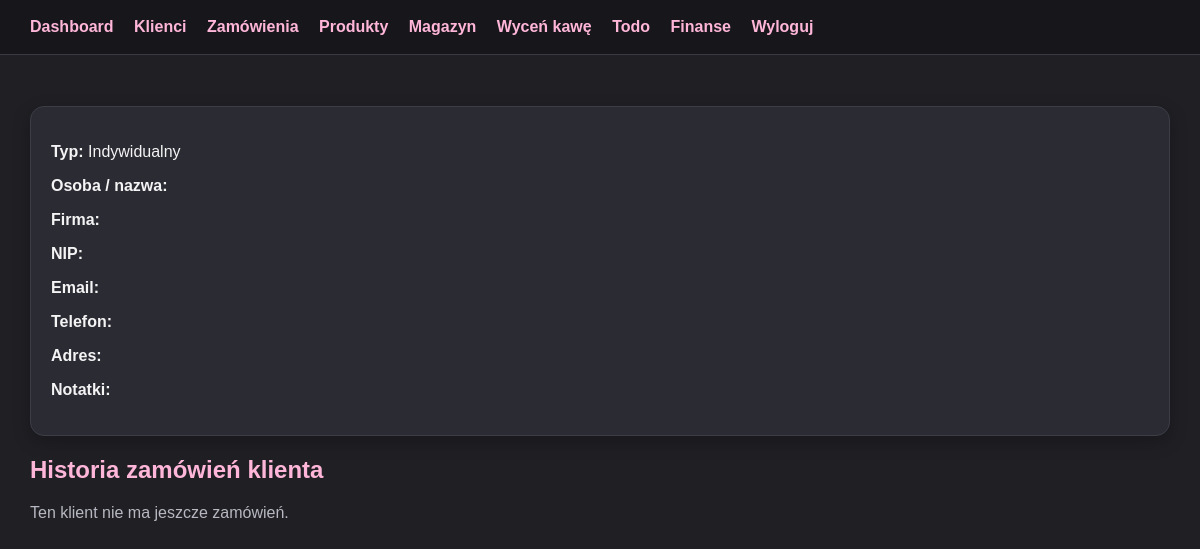
Before: /clients/1 (signed in) with the older database file.
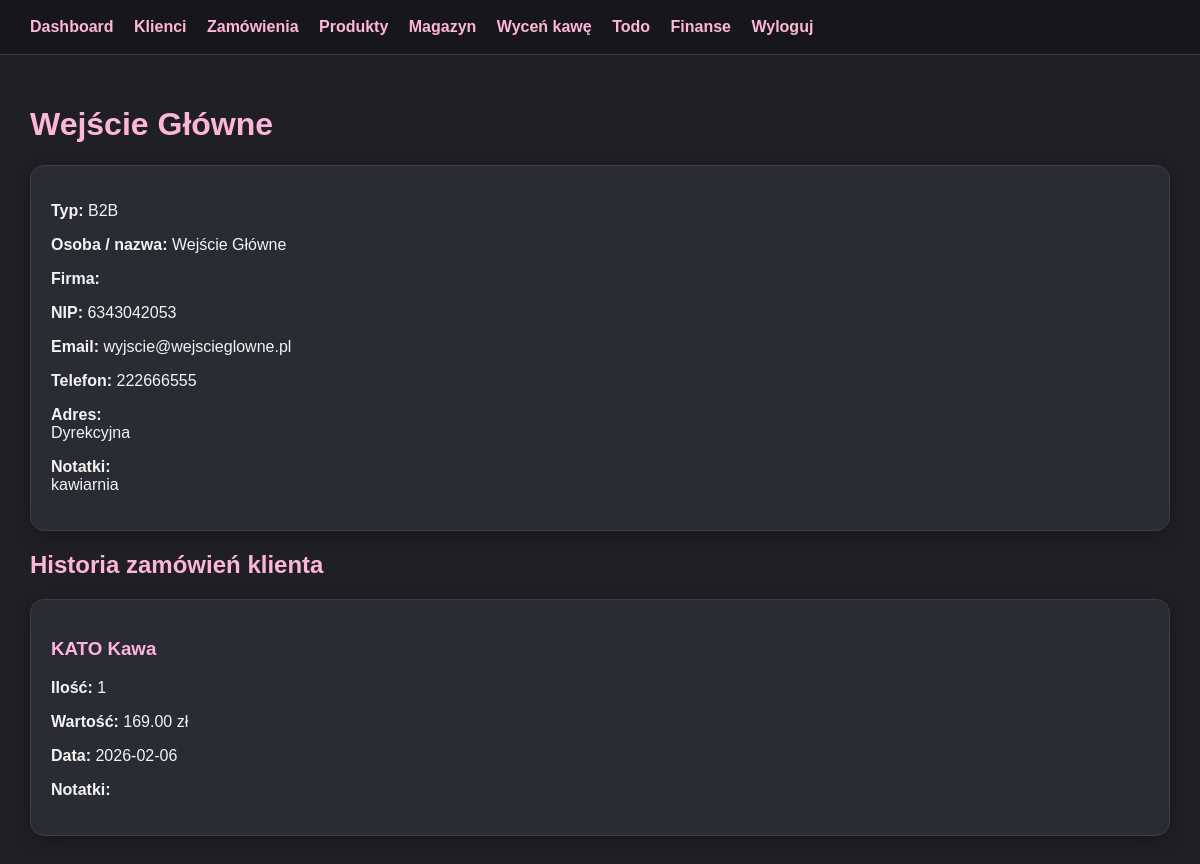
After: the same page with the newer database file.
### tables this page shows
CREATE TABLE clients (
            id INTEGER PRIMARY KEY AUTOINCREMENT,
            type TEXT NOT NULL,
            name TEXT NOT NULL,
            company TEXT,
            nip TEXT,
            email TEXT,
            phone TEXT,
            address TEXT,
            notes TEXT
        );

CREATE TABLE orders (
            id INTEGER PRIMARY KEY AUTOINCREMENT,
            client_id INTEGER,
            product_name TEXT NOT NULL,
            quantity INTEGER NOT NULL,
            total REAL NOT NULL,
            order_date TEXT NOT NULL,
            notes TEXT,
            FOREIGN KEY(client_id) REFERENCES clients(id)
        );

### app.py (the view)
@app.route("/clients/<int:client_id>")
@login_required
def client_detail(client_id):
    conn = get_db()
    client = conn.execute("SELECT * FROM clients WHERE id=?", (client_id,)).fetchone()
    orders = conn.execute("""
        SELECT * FROM orders
        WHERE client_id=?
        ORDER BY order_date DESC, id DESC
    """, (client_id,)).fetchall()
    conn.close()
    return render_template("client_detail.html", client=client, orders=orders)

### app.py (called while the page is built)
def get_db():
    conn = sqlite3.connect(DB_NAME)
    conn.row_factory = sqlite3.Row
    return conn

def login_required(function):
    @wraps(function)
    def wrapper(*args, **kwargs):
        if not session.get("logged_in"):
            return redirect(url_for("login"))
        return function(*args, **kwargs)
    return wrapper

### templates/client_detail.html
{% extends "base.html" %}
{% block content %}
<h1>{{ client["company"] or client["name"] }}</h1>
<div class="card">
    <p><strong>Typ:</strong> {{ "B2B" if client["type"] == "b2b" else "Indywidualny" }}</p>
    <p><strong>Osoba / nazwa:</strong> {{ client["name"] }}</p>
    <p><strong>Firma:</strong> {{ client["company"] }}</p>
    <p><strong>NIP:</strong> {{ client["nip"] }}</p>
    <p><strong>Email:</strong> {{ client["email"] }}</p>
    <p><strong>Telefon:</strong> {{ client["phone"] }}</p>
    <p><strong>Adres:</strong><br>{{ client["address"] }}</p>
    <p><strong>Notatki:</strong><br>{{ client["notes"] }}</p>
</div>
<h2>Historia zamówień klienta</h2>
{% for order in orders %}
<div class="card">
    <h3>{{ order["product_name"] }}</h3>
    <p><strong>Ilość:</strong> {{ order["quantity"] }}</p>
    <p><strong>Wartość:</strong> {{ "%.2f"|format(order["total"]) }} zł</p>
    <p><strong>Data:</strong> {{ order["order_date"] }}</p>
    <p><strong>Notatki:</strong> {{ order["notes"] }}</p>
</div>
{% else %}
<p class="muted">Ten klient nie ma jeszcze zamówień.</p>
{% endfor %}
{% endblock %}

### templates/base.html (shortened to what this page needs)
<!doctype html>
<html lang="pl">
<head>
</head>
<body>
    <nav>
        <a href="/">Dashboard</a>
        <a href="/clients">Klienci</a>
        <a href="/orders">Zamówienia</a>
        <a href="/products">Produkty</a>
        <a href="/inventory">Magazyn</a>
        <a href="/coffee-pricing">Wyceń kawę</a>
        <a href="/todo">Todo</a>
        <a href="/finances">Finanse</a>
        <a href="/logout">Wyloguj</a>
    </nav>
    <main>
        {% block content %}{% endblock %}
    </main>
</body>
</html>

### templates/base.html (style rules this page uses)
:root { --bg: #1f1f24; --panel: #2b2b33; --panel2: #34343d; --text: #f4f4f5; --muted: #b8b8c2; --pink: #ffb6d9; --pink2: #ff8fc7; --danger: #ff6b6b; --green: #8ee6a8; }
* { box-sizing: border-box; }
body { margin: 0; background: var(--bg); color: var(--text); font-family: Arial, sans-serif; }
nav { background: #17171b; padding: 18px 30px; border-bottom: 1px solid #3a3a44; position: sticky; top: 0; z-index: 10; }
nav a { color: var(--pink); text-decoration: none; margin-right: 16px; font-weight: bold; }
main { padding: 30px; max-width: 1250px; margin: auto; }
h1, h2, h3 { color: var(--pink); }
.card { background: var(--panel); border: 1px solid #3d3d48; border-radius: 14px; padding: 20px; margin-bottom: 16px; box-shadow: 0 6px 18px rgba(0,0,0,0.22); }

Changed rows visible on the page:
added clients: company+name "Wejście Główne", type "B2B", name "Wejście Główne", nip "6343042053", email "wyjscie@wejscieglowne.pl", phone "222666555", address "Dyrekcyjna", notes "kawiarnia"
added orders: product_name "KATO Kawa", quantity "1", total "169.00", order_date "2026-02-06"
Other visible differences:
{{ "B2B" if client["type"] == "b2b" else "Indywidualny" }}: "Indywidualny" → (not shown)
text no longer shown: "Ten klient nie ma jeszcze zamówień."
